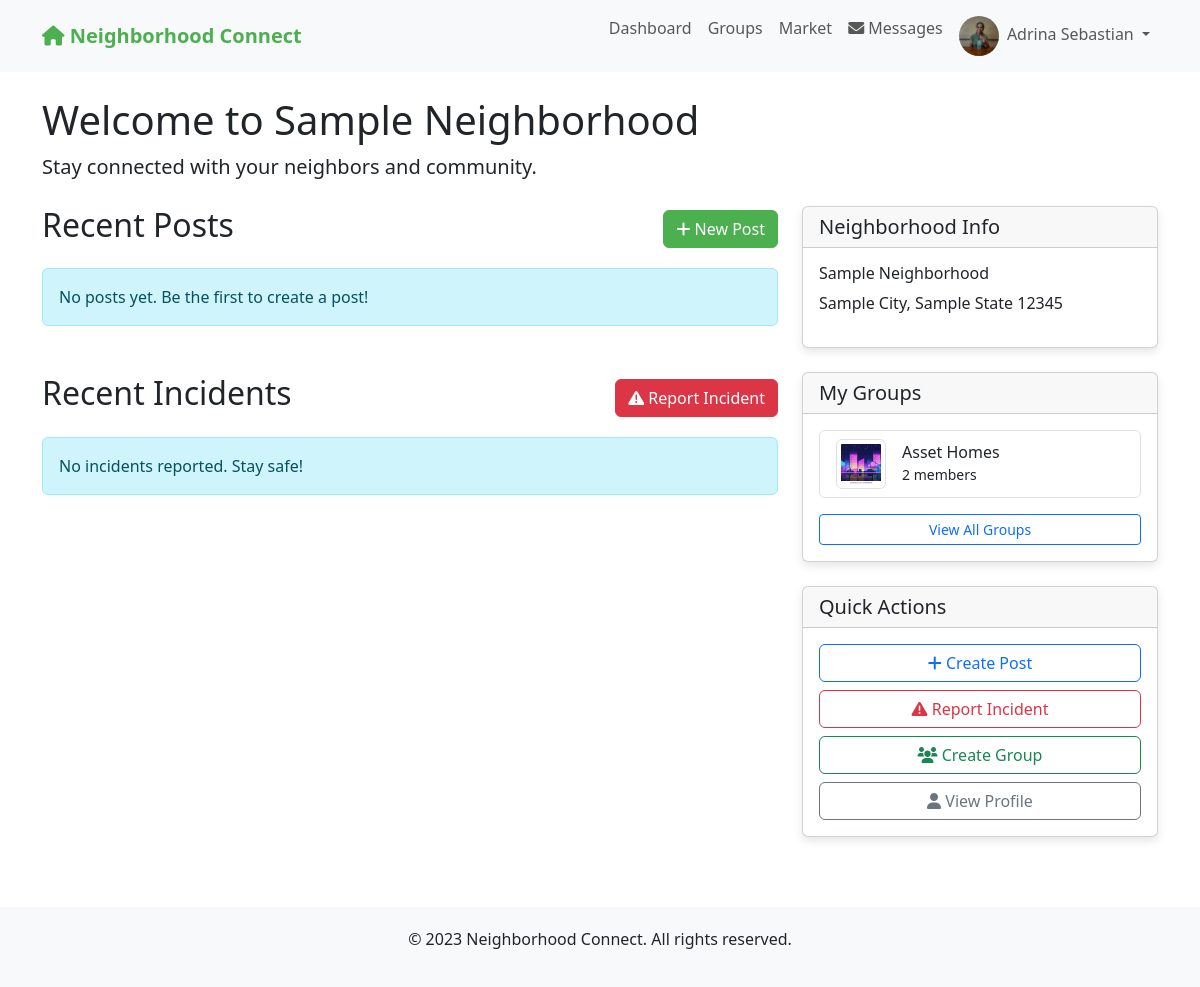
Before: /dashboard (signed in) with the older database file.
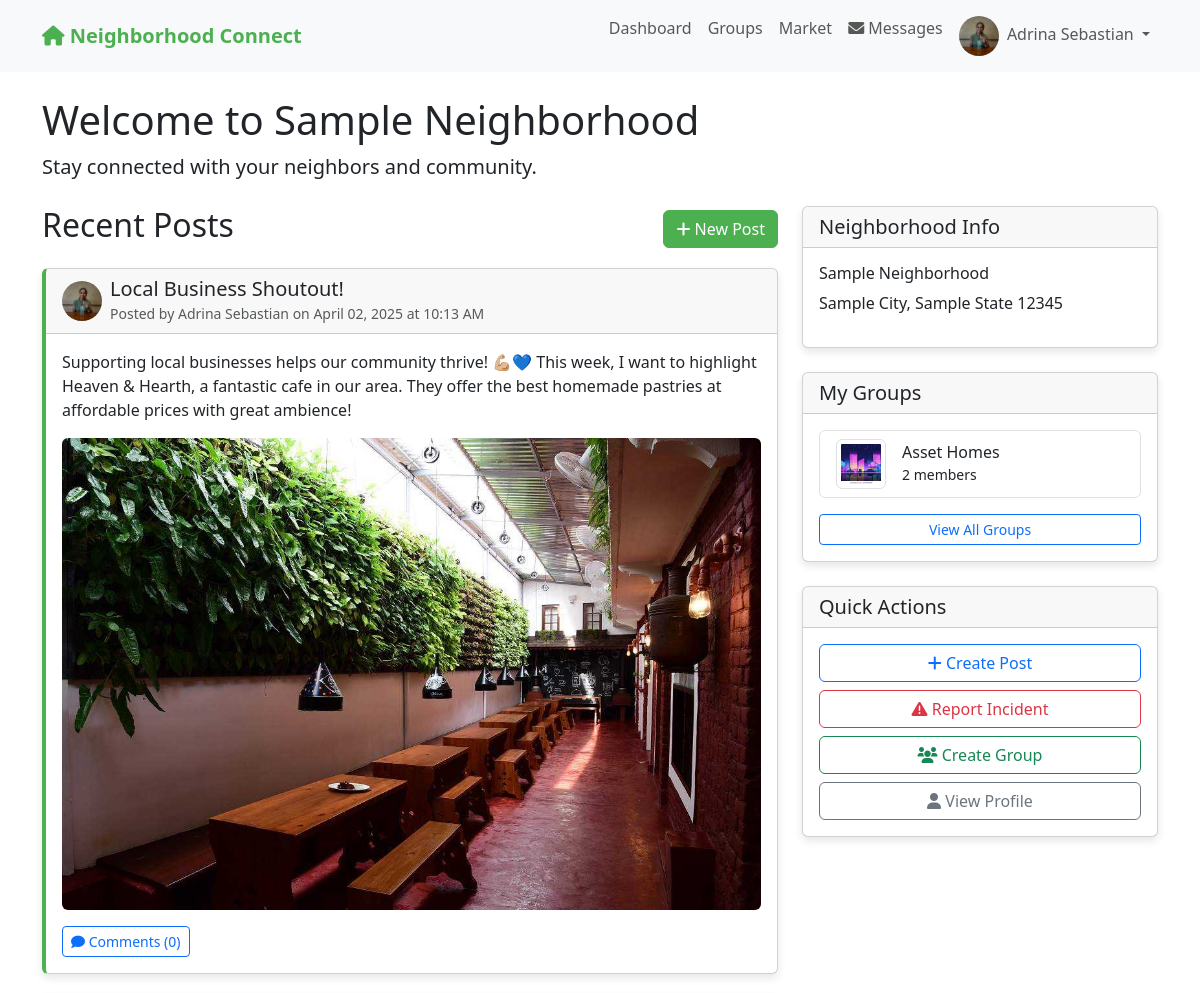
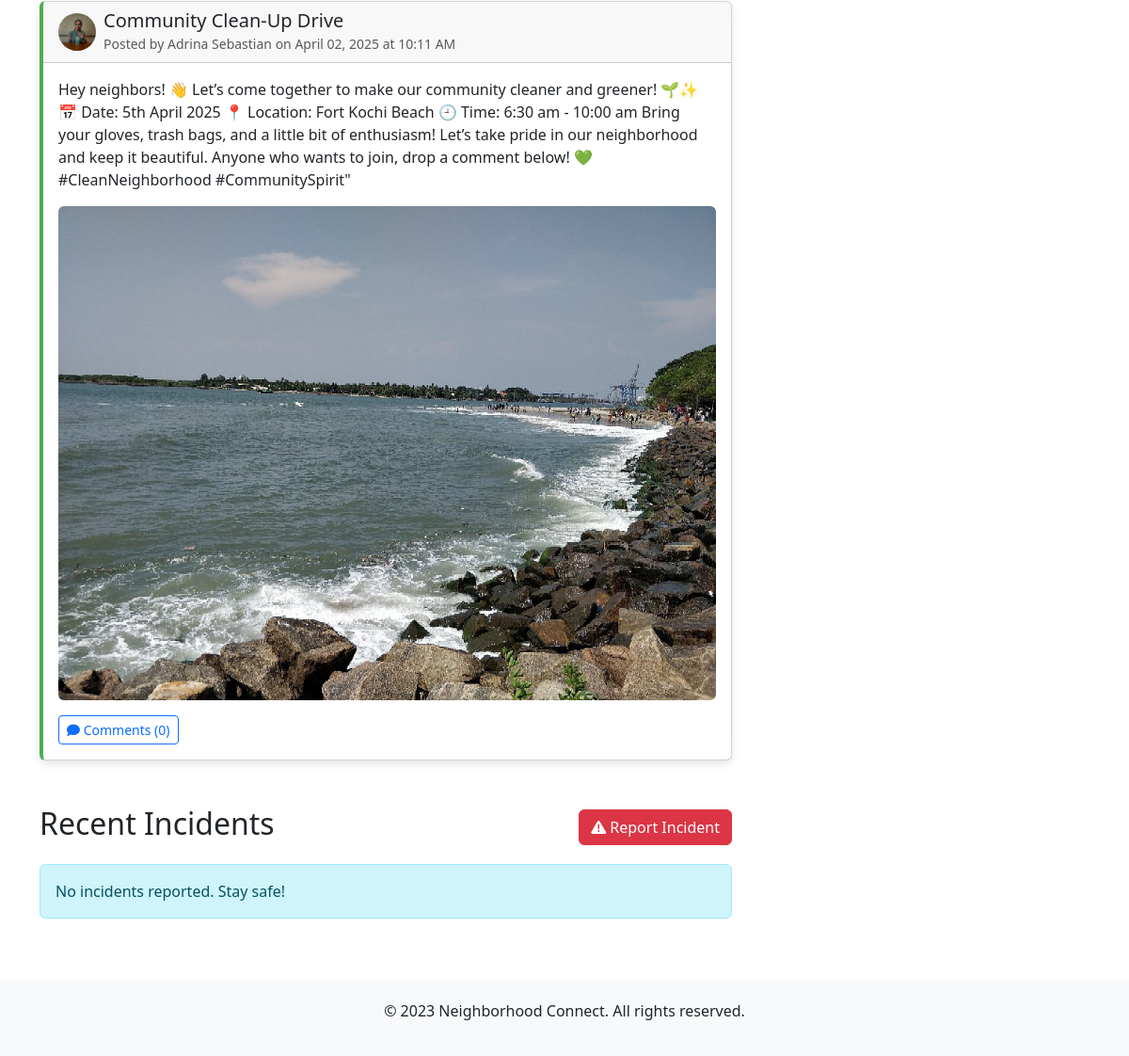
After: the same page with the newer database file (2 pictures, top to bottom).
### app.py (models this page shows)
class User(UserMixin, db.Model):
    id = db.Column(db.Integer, primary_key=True)
    email = db.Column(db.String(100), unique=True, nullable=False)
    password = db.Column(db.String(200), nullable=False)
    name = db.Column(db.String(100), nullable=False)
    address = db.Column(db.String(200), nullable=False)
    neighborhood_id = db.Column(db.Integer, db.ForeignKey('neighborhood.id'), nullable=False)
    profile_pic = db.Column(db.String(200), default='default.jpg')
    created_at = db.Column(db.DateTime, default=datetime.utcnow)
    is_admin = db.Column(db.Boolean, default=False)
    posts = db.relationship('Post', backref='author', lazy=True)
    comments = db.relationship('Comment', backref='author', lazy=True)
    incidents = db.relationship('Incident', backref='reporter', lazy=True)
    group_memberships = db.relationship('GroupMember', backref='user', lazy=True)

class Neighborhood(db.Model):
    id = db.Column(db.Integer, primary_key=True)
    name = db.Column(db.String(100), nullable=False)
    city = db.Column(db.String(100), nullable=False)
    state = db.Column(db.String(100), nullable=False)
    zip_code = db.Column(db.String(20), nullable=False)
    users = db.relationship('User', backref='neighborhood', lazy=True)
    posts = db.relationship('Post', backref='neighborhood', lazy=True)
    incidents = db.relationship('Incident', backref='neighborhood', lazy=True)
    groups = db.relationship('Group', backref='neighborhood', lazy=True)

class Group(db.Model):
    id = db.Column(db.Integer, primary_key=True)
    name = db.Column(db.String(100), nullable=False)
    description = db.Column(db.Text, nullable=False)
    image = db.Column(db.String(200), default='group_default.jpg')
    created_at = db.Column(db.DateTime, default=datetime.utcnow)
    creator_id = db.Column(db.Integer, db.ForeignKey('user.id'), nullable=False)
    neighborhood_id = db.Column(db.Integer, db.ForeignKey('neighborhood.id'), nullable=False)
    creator = db.relationship('User', backref='created_groups')
    members = db.relationship('GroupMember', backref='group', lazy=True, cascade="all, delete-orphan")
    posts = db.relationship('Post', backref='group', lazy=True)

class Post(db.Model):
    id = db.Column(db.Integer, primary_key=True)
    title = db.Column(db.String(200), nullable=False)
    content = db.Column(db.Text, nullable=False)
    image = db.Column(db.String(200))
    created_at = db.Column(db.DateTime, default=datetime.utcnow)
    user_id = db.Column(db.Integer, db.ForeignKey('user.id'), nullable=False)
    neighborhood_id = db.Column(db.Integer, db.ForeignKey('neighborhood.id'), nullable=False)
    group_id = db.Column(db.Integer, db.ForeignKey('group.id'), nullable=True)
    comments = db.relationship('Comment', backref='post', lazy=True, cascade="all, delete-orphan")

### app.py (the view)
@app.route('/dashboard')
@login_required
def dashboard():
    posts = Post.query.filter_by(neighborhood_id=current_user.neighborhood_id, group_id=None).order_by(Post.created_at.desc()).all()
    incidents = Incident.query.filter_by(neighborhood_id=current_user.neighborhood_id).order_by(Incident.created_at.desc()).all()
    user_groups = [membership.group for membership in current_user.group_memberships]
    return render_template('dashboard.html', posts=posts, incidents=incidents, user_groups=user_groups)

### app.py (called while the page is built)
@login_manager.user_loader
def load_user(user_id):
    return User.query.get(int(user_id))

### templates/dashboard.html (shortened to what this page needs)
{% extends "base.html" %}
{% block content %}
<h1>Welcome to {{ current_user.neighborhood.name }}</h1>
<p class="lead">Stay connected with your neighbors and community.</p>
<div class="row mt-4">
    <div class="col-md-8">
        <div class="d-flex justify-content-between align-items-center mb-3">
            <h2>Recent Posts</h2>
            <a href="{{ url_for('new_post') }}" class="btn btn-primary">
                <i class="fas fa-plus"></i> New Post
            </a>
        </div>
        {% if posts %}
            {% for post in posts %}
                <div class="card post-card">
                    <div class="card-header d-flex justify-content-between align-items-center">
                        <div class="d-flex align-items-center">
                            <img src="{{ url_for('static', filename='uploads/' + post.author.profile_pic) }}" alt="Profile" class="profile-img me-2">
                            <div>
                                <h5 class="mb-0">{{ post.title }}</h5>
                                <small class="text-muted">Posted by {{ post.author.name }} on {{ post.created_at.strftime('%B %d, %Y at %I:%M %p') }}</small>
                            </div>
                        </div>
                    </div>
                    <div class="card-body">
                        <p class="card-text">{{ post.content }}</p>
                        {% if post.image %}
                            <img src="{{ url_for('static', filename='uploads/' + post.image) }}" alt="Post Image" class="img-fluid rounded mb-3">
                        {% endif %}
                        <a href="{{ url_for('view_post', post_id=post.id) }}" class="btn btn-sm btn-outline-primary">
                            <i class="fas fa-comment"></i> Comments ({{ post.comments|length }})
                        </a>
                    </div>
                </div>
            {% endfor %}
        {% else %}
            <div class="alert alert-info">
                No posts yet. Be the first to create a post!
            </div>
        {% endif %}
        <div class="d-flex justify-content-between align-items-center mt-5 mb-3">
            <h2>Recent Incidents</h2>
            <a href="{{ url_for('new_incident') }}" class="btn btn-danger">
                <i class="fas fa-exclamation-triangle"></i> Report Incident
            </a>
        </div>
        {% if incidents %}
            {% for incident in incidents %}
                <div class="card incident-card">
                    <div class="card-header d-flex justify-content-between align-items-center">
                        <div class="d-flex align-items-center">
                            <img src="{{ url_for('static', filename='uploads/' + incident.reporter.profile_pic) }}" alt="Profile" class="profile-img me-2">
                            <div>
                                <h5 class="mb-0">{{ incident.title }}</h5>
                                <small class="text-muted">Reported by {{ incident.reporter.name }} on {{ incident.created_at.strftime('%B %d, %Y at %I:%M %p') }}</small>
                            </div>
                        </div>
                        <span class="badge bg-danger">{{ incident.incident_type }}</span>
                    </div>
                    <div class="card-body">
                        <p class="card-text">{{ incident.description }}</p>
                        <p><strong>Location:</strong> {{ incident.location }}</p>
                        {% if incident.image %}
                            <img src="{{ url_for('static', filename='uploads/' + incident.image) }}" alt="Incident Image" class="img-fluid rounded mb-3">
                        {% endif %}
                        <a href="{{ url_for('view_incident', incident_id=incident.id) }}" class="btn btn-sm btn-outline-danger">
                            <i class="fas fa-comment"></i> Comments ({{ incident.comments|length }})
                        </a>
                    </div>
                </div>
            {% endfor %}
        {% else %}
            <div class="alert alert-info">
                No incidents reported. Stay safe!
            </div>
        {% endif %}
    </div>
    <div class="col-md-4">
        <div class="card mb-4">
            <div class="card-header">
                <h5 class="mb-0">Neighborhood Info</h5>
            </div>
            <div class="card-body">
                <h6>{{ current_user.neighborhood.name }}</h6>
                <p>{{ current_user.neighborhood.city }}, {{ current_user.neighborhood.state }} {{ current_user.neighborhood.zip_code }}</p>
            </div>
        </div>
        <div class="card mb-4">
            <div class="card-header">
                <h5 class="mb-0">My Groups</h5>
            </div>
            <div class="card-body">
                {% if user_groups %}
                    <div class="list-group">
                        {% for group in user_groups %}
                            <a href="{{ url_for('view_group', group_id=group.id) }}" class="list-group-item list-group-item-action">
                                <div class="d-flex align-items-center">
                                    <img src="{{ url_for('static', filename='uploads/' + group.image) }}" alt="{{ group.name }}" class="img-thumbnail me-3" style="width: 50px; height: 50px; object-fit: cover;">
                                    <div>
                                        <h6 class="mb-0">{{ group.name }}</h6>
                                        <small>{{ group.members|length }} members</small>
                                    </div>
                                </div>
                            </a>
                        {% endfor %}
                    </div>
                    <div class="mt-3">
                        <a href="{{ url_for('groups') }}" class="btn btn-sm btn-outline-primary w-100">View All Groups</a>
                    </div>
                {% else %}
                    <p>You haven't joined any groups yet.</p>
                    <a href="{{ url_for('groups') }}" class="btn btn-sm btn-outline-primary w-100">Find Groups</a>
                {% endif %}
            </div>
        </div>
        <div class="card">
            <div class="card-header">
                <h5 class="mb-0">Quick Actions</h5>
            </div>
            <div class="card-body">
                <div class="d-grid gap-2">
                    <a href="{{ url_for('new_post') }}" class="btn btn-outline-primary">
                        <i class="fas fa-plus"></i> Create Post
                    </a>
                    <a href="{{ url_for('new_incident') }}" class="btn btn-outline-danger">
                        <i class="fas fa-exclamation-triangle"></i> Report Incident
                    </a>
                    <a href="{{ url_for('new_group') }}" class="btn btn-outline-success">
                        <i class="fas fa-users"></i> Create Group
                    </a>
                    <a href="{{ url_for('profile') }}" class="btn btn-outline-secondary">
                        <i class="fas fa-user"></i> View Profile
                    </a>
                </div>
            </div>
        </div>
    </div>
</div>
{% endblock %}

### templates/base.html (shortened to what this page needs)
<!DOCTYPE html>
<html lang="en">
<head>
    <link rel="stylesheet" href="https://cdn.jsdelivr.net/npm/bootstrap@5.3.0/dist/css/bootstrap.min.css">
    <link rel="stylesheet" href="https://cdnjs.cloudflare.com/ajax/libs/font-awesome/6.0.0-beta3/css/all.min.css">
</head>
<body>
    <nav class="navbar navbar-expand-lg navbar-light bg-light">
        <div class="container">
            <a class="navbar-brand" href="{{ url_for('index') }}">
                <i class="fas fa-home"></i> Neighborhood Connect
            </a>
            <div class="collapse navbar-collapse" id="navbarNav">
                <ul class="navbar-nav ms-auto">
                    {% if current_user.is_authenticated %}
                        <li class="nav-item">
                            <a class="nav-link" href="{{ url_for('dashboard') }}">Dashboard</a>
                        </li>
                        <li class="nav-item">
                            <a class="nav-link" href="{{ url_for('groups') }}">Groups</a>
                        </li>
                        <li class="nav-item">
                            <a class="nav-link" href="{{ url_for('market') }}">Market</a>
                        </li>
                        <li class="nav-item">
                            <a class="nav-link" href="{{ url_for('messages') }}">
                                <i class="fas fa-envelope"></i> Messages
                            </a>
                        </li>
                        <li class="nav-item dropdown">
                            <a class="nav-link dropdown-toggle" href="#" id="navbarDropdown" role="button" data-bs-toggle="dropdown" aria-expanded="false">
                                <img src="{{ url_for('static', filename='uploads/' + current_user.profile_pic) }}" alt="Profile" class="profile-img me-1">
                                {{ current_user.name }}
                            </a>
                        </li>
                    {% endif %}
                </ul>
            </div>
        </div>
    </nav>
    <div class="container mt-4">
        {% block content %}{% endblock %}
    </div>
    <footer class="footer">
        <div class="container">
            <p>&copy; 2023 Neighborhood Connect. All rights reserved.</p>
        </div>
    </footer>
</body>
</html>

### templates/base.html (style rules this page uses)
.navbar-brand { font-weight: bold; color: #4CAF50 !important; }
.btn-primary { background-color: #4CAF50; border-color: #4CAF50; }
.card { margin-bottom: 20px; box-shadow: 0 4px 8px rgba(0,0,0,0.1); }
.post-card { border-left: 4px solid #4CAF50; }
.profile-img { width: 40px; height: 40px; border-radius: 50%; object-fit: cover; }
.footer { margin-top: 50px; padding: 20px 0; background-color: #f8f9fa; text-align: center; }

Changed rows visible on the page:
added Post: profile_pic (picture), title "Local Business Shoutout!", author.name "Adrina Sebastian", created_at "April 02, 2025 at 10:13 AM", content "Supporting local businesses helps our community thrive! 💪🏼💙 This week, I want to highlight Heaven & Hearth, a fantastic cafe in our area. They offer the best homemade pastries at affordable prices with great ambience!", image (picture), comments|length "0"
added Post: profile_pic (picture), title "Community Clean-Up Drive", author.name "Adrina Sebastian", created_at "April 02, 2025 at 10:11 AM", content "Hey neighbors! 👋 Let’s come together to make our community cleaner and greener! 🌱✨ 📅 Date: 5th April 2025 📍 Location: Fort Kochi Beach 🕘 Time: 6:30 am - 10:00 am Bring your gloves, trash bags, and a little bit of enthusiasm! Let’s take pride in our neighborhood and keep it beautiful. Anyone who wants to join, drop a comment below! 💚 #CleanNeighborhood #CommunitySpirit\"", image (picture), comments|length "0"
Other visible differences:
text no longer shown: "No posts yet. Be the first to create a post!"
